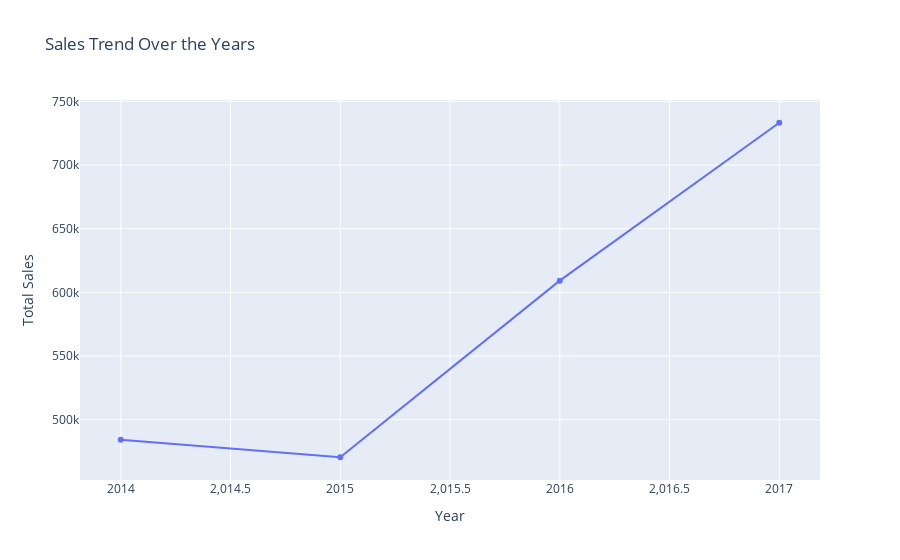

The cell this chart's notebook holds for it:
### Markdown cell above
## Sales trends over the years

### Code cell
import plotly.express as px


df['Year'] = df['Order Date'].dt.year
sales_trend = df.groupby('Year')['Sales'].sum().reset_index()


fig_sales_trend = px.line(sales_trend, x='Year', y='Sales', title='Sales Trend Over the Years',
                          labels={'Sales': 'Total Sales', 'Year': 'Year'}, markers=True)

fig_sales_trend.show()

### Figure 1 — Plotly figure (JSON) as saved in the notebook; plotly's stock layout.template omitted (floating-point values rounded to 4 significant figures)
{"data": [{"hovertemplate": "Year=%{x}<br>Total Sales=%{y}<extra></extra>", "legendgroup": "", "line": {"color": "#636efa", "dash": "solid"}, "marker": {"symbol": "circle"}, "mode": "lines+markers", "name": "", "orientation": "v", "showlegend": false, "type": "scatter", "x": [2014, 2015, 2016, 2017], "xaxis": "x", "y": [484200.0, 470500.0, 609200.0, 733200.0], "yaxis": "y"}], "layout": {"legend": {"tracegroupgap": 0}, "title": {"text": "Sales Trend Over the Years"}, "xaxis": {"anchor": "y", "domain": [0, 1], "title": {"text": "Year"}}, "yaxis": {"anchor": "x", "domain": [0, 1], "title": {"text": "Total Sales"}}}}
